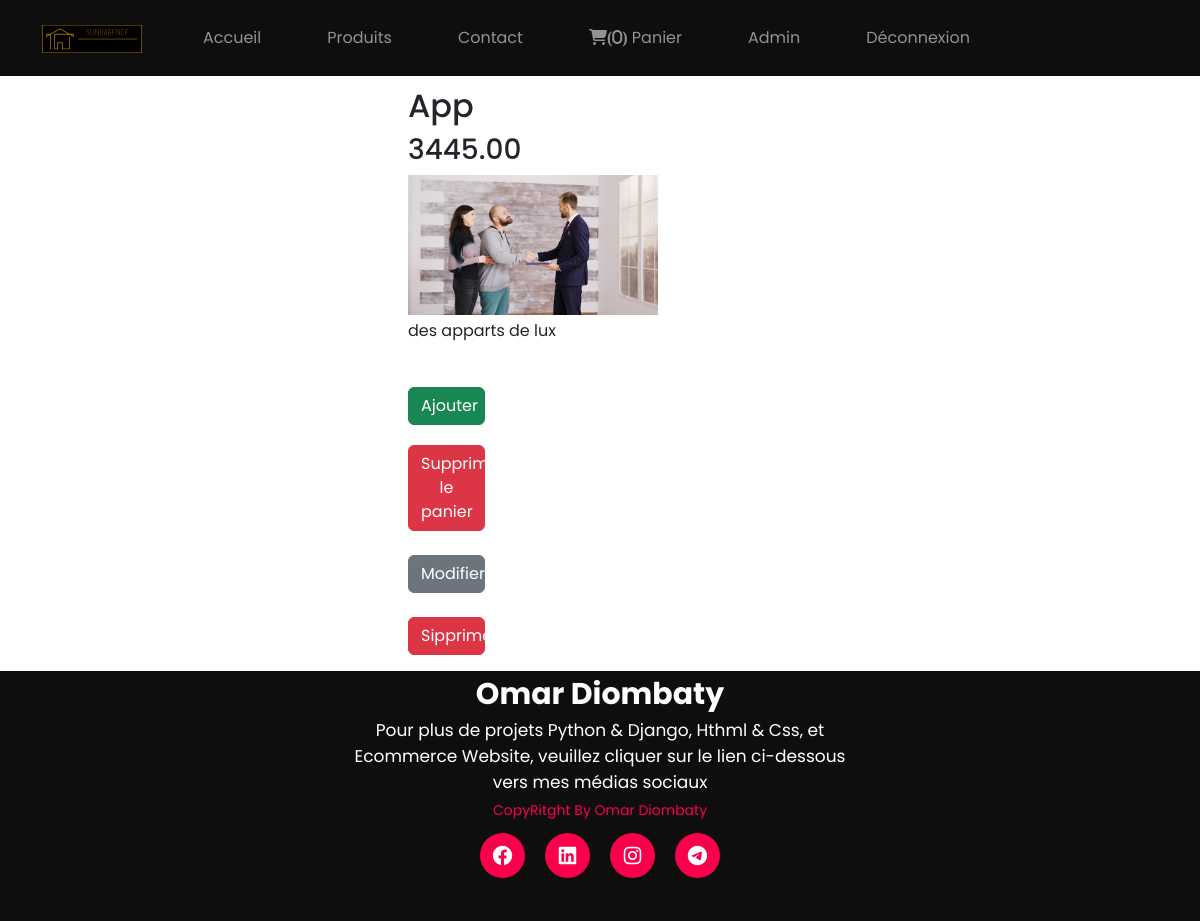
Screenshot of /suite/app/ (signed in) with the database file from the repository.
### users/models.py (models this page shows)
class Shopper(AbstractUser):
    pass

### Agence/models.py (models this page shows, shortened)
class Cart(models.Model):
    user = models.OneToOneField(settings.AUTH_USER_MODEL, on_delete=models.CASCADE)
    orders = models.ManyToManyField(Order)

class Suite(models.Model):
    city = models.CharField(max_length=100)
    category = models.ForeignKey(
    Category, related_name="products", on_delete=models.CASCADE, null=True)
    price = models.DecimalField(max_digits=10, decimal_places=2)
    name = models.CharField(max_length=100)
    slug = models.SlugField(max_length=128, unique=True)
    adress = models.CharField(max_length=100)
    description = models.TextField(blank=True)
    available = models.BooleanField(default=True)
    image = models.ImageField(upload_to='suites/', blank=True, null=True)

### Agence/views.py (the view)
# urls.py: path('suite/<slug:slug>/', suite_detail, name="suite"),
@login_required(login_url='login')
def suite_detail(request, slug):
    suite= get_object_or_404(Suite, slug=slug)
    return render(request, 'Agence/suite_detail.html', context={"suite": suite})

### Agence/templates/Agence/suite_detail.html (shortened to what this page needs)
{% extends 'Agence/base.html' %}
{% block content %}
<body>
    <div class="row">
        <div class = "container-md  col-4" >
<h2>{{ suite.name }}</h2>
<h3>{{ suite.price }}</h3>
{% if suite.image %}
<img src="{{ suite.image.url }}" alt="{{ suite.name }}" style="max-width:
    250px;">
    {% endif %}
    <br><br>
<p>{{ suite.description }}</p>
<p>
    <br><br>
    <a href="{% url 'add-to-cart' suite.slug %}" class="btn btn-success" style="width: 20%;">Ajouter</a>
</p>
<p>
    <br>
    <a href="{% url 'delete_cart' %}" class="btn btn-danger" style="width: 20%;">Supprimer le panier</a>
    <br><br>
    <a href="{% url 'update_suite' suite.slug %}" class="btn btn-secondary" style="width: 20%;">Modifier</a>
    <br><br>
    <a href="{% url 'delete_suite' suite.slug %}" class="btn btn-danger" style="width: 20%;">Sipprimer</a>
</p>
</div>
</div>
</body>
{% endblock %}

### Agence/templates/Agence/base.html (shortened to what this page needs)
{% load static %}
<!DOCTYPE html>
<html lang="en">
  <head>
    <link
      href="https://cdn.jsdelivr.net/npm/bootstrap@5.2.3/dist/css/bootstrap.min.css"
      rel="stylesheet">
    <link
      rel="stylesheet"
      href="https://cdnjs.cloudflare.com/ajax/libs/font-awesome/6.2.1/css/all.min.css"
      />
    <link rel="stylesheet" href="{% static 'css/style.css' %}" />
    <link rel="stylesheet" href="{% static 'css/new_suite.css' %}" />
    <link rel="stylesheet" href="{% static 'css/base.css' %}" />
  </head>
  <body>
    <header>
      <nav class="navbar navbar-expand-lg navbar-dark fixed-top">
        <div class="container">
        <a class="navbar-brand" href="{% url 'index' %}">
          <img style="width: 100px;" src="{% static 'img/logo1.png' %}" alt="" />
        </a>
        <div class="container " style="right: auto;">
          <div class="collapse navbar-collapse " id="navbarNav">
            <ul class="navbar-nav d-flex ml-auto justify-content-end">
              <li class="nav-item">
                <a class="nav-link" href="{% url 'about' %}">Accueil</a>
              </li>
              <li class="nav-item">
                <a class="nav-link" href="{% url 'suite_list' %}">Produits</a>
              </li>
              <li class="nav-item">
                <a class="nav-link" href="{% url 'contact' %}">Contact</a>
              </li>
              <li class="nav-item">
                <a class="nav-link" href="{% url 'cart' %}">
                  <i class="fas fa-shopping-cart">({{ user.cart.orders.count }})</i>
                  Panier
                </a>
              </li>
            </ul>
            <ul class="navbar-nav">
              {% if user.is_authenticated %}
              <li class="nav-item">
                <a class="nav-link">{{ user.username }}</a>
              </li>
              <li class="nav-item">
                <a class="nav-link" href="{% url 'logout' %}">Déconnexion</a>
              </li>
              {% else %}
              <li class="nav-item">
                <a class="nav-link" href="{% url 'login' %}">Connexion</a>
                <a class="nav-link" href="{% url 'signup' %}">S'inscrire</a>
              </li>
              {% endif %}
            </ul>
          </div>
        </div>
      </div>
      </nav>
    </header>
    {% block content %} {% endblock %}
  </body>
  <footer>
    <p>Omar Diombaty</p>
    <p>
      Pour plus de projets Python & Django, Hthml & Css, et Ecommerce Website, veuillez cliquer sur le lien ci-dessous vers mes médias sociaux
    </p>
    <div class="social">
      <a href="#"><i class="fa-brands fa-facebook"></i></a>
      <a href="https://www.linkedin.com/feed/"><i class="fa-brands fa-linkedin"></i></a>
      <a href="https://instagram.com/o.diombaty?igshid=MWM2YjBjM2Q="><i
          class="fa-brands fa-instagram"></i></a>
      <a href="https://telegram.org/dl"><i class="fa-brands fa-telegram"></i></a>
    </div>
    <p class="end">CopyRitght By Omar Diombaty</p>
  </footer>
</html>

### Agence/static/css/style.css (style rules this page uses)
* { padding: 0; margin: 0; font-family: 'Josefin Sans', sans-serif; box-sizing: border-box; }

### Agence/static/css/new_suite.css (style rules this page uses)
* { margin: 0; padding: 0; box-sizing: border-box; font-family: 'Poppins', sans-serif; }

### Agence/static/css/base.css (style rules this page uses)
ul li a { margin-right: auto; justify-content: end; nav-right: auto; right: auto; }

### Agence/templates/Agence/base.html (style rules this page uses)
nav { background: #101010; background-color: #0f0e0e; }
nav { display: flex; align-items: center; justify-content: space-between; padding-top: 45px; padding-left: 8%; padding-right: 8%; }
nav ul li { list-style-type: none; display: inline-block; padding: 10px 25px; }
nav ul li a { color: white; text-decoration: none; font-weight: bold; text-transform: capitalize; }
footer { position: relative; width: 100%; height: 250px; background: #101010; display: flex; flex-direction: column; align-items: center; justify-content: center; background-color: #0f0e0e; }
footer p:nth-child(1) { font-size: 30px; color: white; margin-bottom: 20px; font-weight: bold; }
footer p:nth-child(2) { color: white; font-size: 17px; width: 500px; text-align: center; line-height: 26px; }
.social { display: flex; }
.social a { width: 45px; height: 45px; display: flex; align-items: center; justify-content: center; background: #f9004d; border-radius: 50%; margin: 22px 10px; color: white; text-decoration: none; font-size: 20px; }
.end { position: absolute; color: #f9004d; bottom: 35px; font-size: 14px; height: 70px; }
p { margin-top: -20px; }

### Agence/templates/Agence/suite_detail.html (style rules this page uses)
a { height: 50; }

### rows the page displays
Shopper: cart.orders.count "0", username "Admin"
Suite: name "App", price "3445.00", image (picture), description "des apparts de lux"
